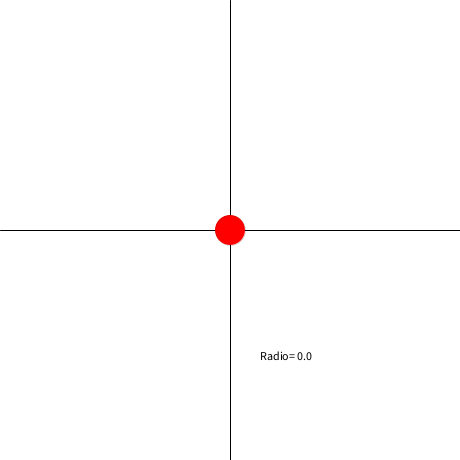
Frame 1 (no input)
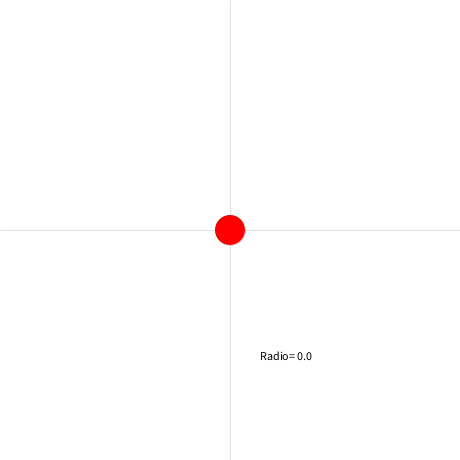
Frame 60 (the mouse pressed at the canvas centre just before this capture)
Frame 120 (the mouse held since frame 60 and released just before this capture): identical to frame 60, image omitted

The Processing sketch that drew these frames (run headless with seeded random() and noise(); from frame 60 on, the mouse is pressed at the canvas centre):

// Processing sketch: processing_150700
// ── processing_150700.pde

/*************************

Alumno: Ignacio Dolz MonzÃ�ï¿½Ã¯Â¿Â½Ã�ï¿½Ã�Â³ 
Ejercicio: Implementar una rutina que simule el movimiento de una partÃ�ï¿½Ã¯Â¿Â½Ã�ï¿½Ã�Âcula a lo largo de la espiral 2D de la figura. 
Con pendiente  PI/4 velociad v. 
Asignatura: simulaciÃ�ï¿½Ã¯Â¿Â½Ã�ï¿½Ã�Â³n. (Parte matematica)  
Centro: Universidad de valencia IngenierÃ�ï¿½Ã¯Â¿Â½Ã�ï¿½Ã�Âa multimedia

************************/

float radio;
float x;
float vel;

void setup(){
  
  size(460,460);
   smooth();
   }

void draw(){
  
 background(255); 
 stroke(0); 
 line(width/2,0,width/2,600); 
 stroke(0); 
 line(0,height/2,width,height/2); 
 fill(0);
 
  if(key=='+'){
  vel+=0.001;
 
 }
 if(key=='-'){
  vel-=0.001;
 }
 
  //text("Presiona espacio para empezar y reiniciar la simulaciÃ�ï¿½Ã¯Â¿Â½Ã�ï¿½Ã�Â³n",30, 80);   
  text("Radio= "+ radio ,width- 200, height-100);
  
 translate(radio*sin(x),radio*cos(x)); //trasladamos la esfera tanto en x como en y para que describa un movimiento circular
 
 stroke(0); //color del borde
 strokeWeight(0); //Grosor del borde
 fill(255,0,0);//Relleno de la esfera
 ellipse(width/2, height/2, 30, 30); 
 
  
   if(radio>0){
      x +=vel;
     radio=radio - 1;
   }
   else{
    vel=0;
   }
}

void keyPressed(){
 if(key==' '){
  vel=0.08;
  radio=200;
 }
 
}
 
 
 
